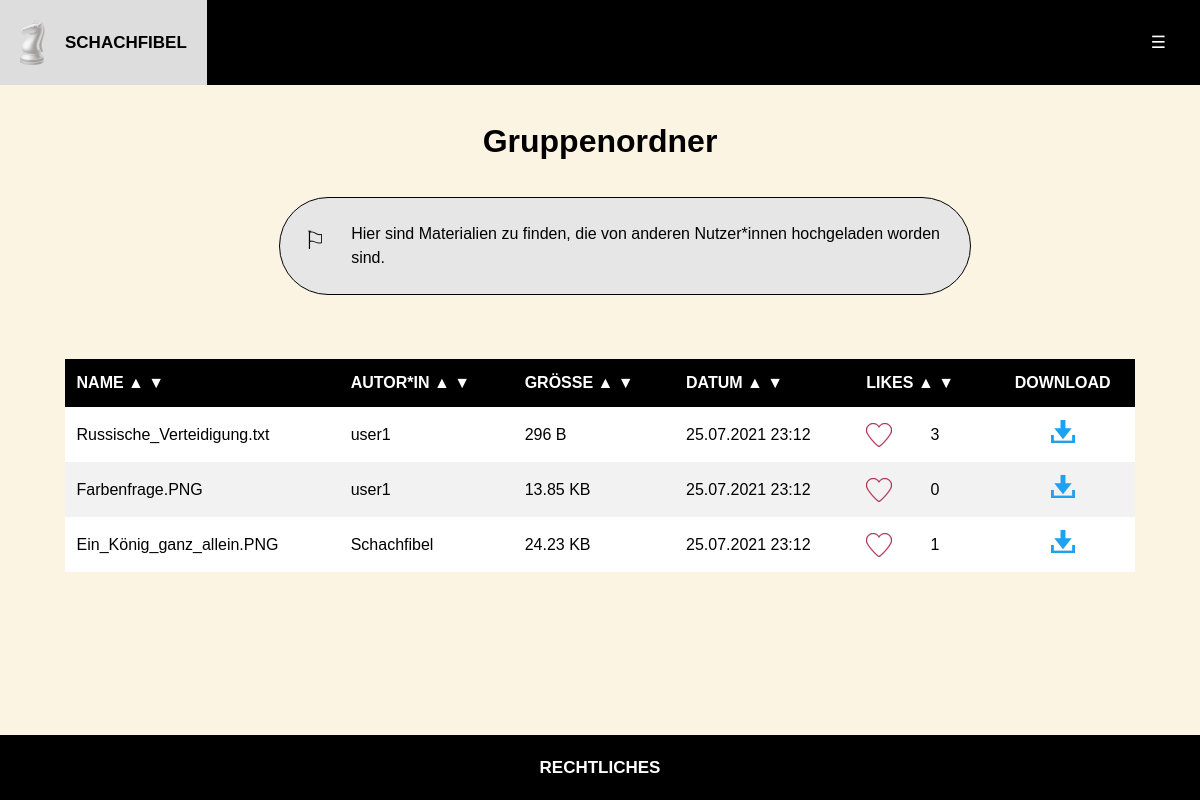
Screenshot of /gruppenordner.php with the database file from the repository.
### tables this page shows
CREATE TABLE gruppenordnerDatei (id INTEGER PRIMARY KEY AUTOINCREMENT,userID         INTEGER     NOT NULL,date           DATETIME    NOT NULL,path           TEXT        NOT NULL,size           DOUBLE      NOT NULL,name           VARCHAR(30)        UNIQUE  NOT NULL,FOREIGN KEY(userID) REFERENCES user(id));

CREATE TABLE user (id INTEGER PRIMARY KEY AUTOINCREMENT,name           VARCHAR(12) UNIQUE  NOT NULL,email          VARCHAR(30)            NOT NULL,password       VARCHAR(20)         NOT NULL,image          BLOB                                  NOT NULL,uniqKey        VARCHAR(40),confirm        INTEGER(1));

### php/DBSchachfibelDAOImpl.php (called while the page is built, shortened)
<?php require "php/SchachfibelDB.php"; ?>
<?php require "php/GruppenordnerFile.php"; ?>
<?php
class DBSchachfibelDAOImpl implements SchachfibelDAO {
    private $schachfibelDB;
    public function __construct() {
        $this->schachfibelDB = new SchachfibelDB();
        $createData = $this->schachfibelDB->existsStandardData();
    }
    public function getUser($id) {
        return $this->schachfibelDB->getUser($id);
    }
    public function getGruppenordnerFiles() {
        return $this->schachfibelDB->getGruppenordnerFiles();
    }
    public function getGruppenordnerFileLikes($fileId) {
        return $this->schachfibelDB->countGruppenordnerFileLikes($fileId);
    }
}
?>

### php/Database.php (called while the page is built, shortened)
<?php
class Database {
    private $pdo;
        public function __construct($userNameLimit, $emailLimit, $passwordLimit, $forumPostMessageLimit, $fileNameLimit) {
            try {
                $user = "root";
                $pw = null;
                $dsn = "sqlite:sqlite-pdo-schachfibel.db";
                $this->pdo = new PDO($dsn, $user, $pw);
            } catch (PDOException $e) {
                echo "Fehler: DB konnte nicht erstellt werden" . "<br>";
                echo $e->getMessage() . "<br>";
            }
        }
    public function getPDO() {
        return $this->pdo;
    }
}
?>

### php/SchachfibelDB.php (called while the page is built, shortened)
<?php require_once "Database.php"; ?>
<?php require_once "Utils.php"; ?>
<?php
class SchachfibelDB {
    private $pdo = null;
    public function existsStandardData() {
        try {
            if (file_exists("sqlite-pdo-schachfibel.db")) {
                $this->pdo = new Database(self::userNameLimit, self::emailLimit, self::passwordLimit, self::forumPostMessageLimit, self::fileNameLimit);
                $this->pdo = $this->pdo->getPDO();
                return true;
            } else {
                $this->pdo = new Database(self::userNameLimit, self::emailLimit, self::passwordLimit, self::forumPostMessageLimit, self::fileNameLimit);
                $this->pdo->createTables();
                $this->pdo = $this->pdo->getPDO();
                return false;
            }
        } catch (Exception $e) {
            echo "Fehler" . $e->getMessage(). "<br />";
        }
    }
		?>
		<?php
    private function countGruppenordnerFiles() {
        try {
            $sql =
				"SELECT COUNT(id)
               	FROM gruppenordnerDatei;";
            $stmt = $this->pdo->prepare($sql);
            $stmt->execute();
            return $stmt->fetchColumn();
        } catch (Exception $e) {
            echo "Fehler: Anzahl der Dateien konnte nicht gezählt werden <br/>";
            echo $e->getMessage() . "<br/>";
        }
    }
    public function getGruppenordnerFiles() {
        try {
            $this->pdo->beginTransaction();
			$gruppenordnerFiles = null;
            if ($this->countGruppenordnerFiles() > 0) {
                $gruppenordnerFiles = array();
                $i = 1;
                $fileID = 1;
                while ($i <= $this->countGruppenordnerFiles()) {
                    $file = $this->selectGruppenordnerDatei($fileID);
                    if ($file != null) {
                        $gruppenordnerFiles[$fileID] = new GruppenordnerFile($file["id"],
																			 $file["userID"],
																			 $file["date"],
																			 $file["path"],
																			 $file["size"],
																			 $file["name"]);
                        $i++;
                    }
                    $fileID++;
                }
                krsort($gruppenordnerFiles);
            }
			$this->pdo->commit();
            return $gruppenordnerFiles;
        } catch (Exception $e) {
            echo "Dateien konnten nicht geladen werden";
            echo $e->getMessage() . "<br/>";
            $this->pdo->rollBack();
            return null;
        }
    }
    private function selectGruppenordnerDatei($id) {
        try{
            $sql =
				"SELECT id, userID, date, path, size, name
				FROM gruppenordnerDatei
				WHERE id = :id";
            $stmt = $this->pdo->prepare($sql);
			$stmt->bindParam(":id", $id);
            $stmt->execute();
            while ($zeile = $stmt->fetchObject()) {
                $dataList = array("id" => $zeile->id,
								  "userID" => $zeile->userID,
								  "date" => $zeile->date,
								  "path" => $zeile->path,
								  "size" => $zeile->size,
								  "name" => $zeile->name);
                return $dataList;
            }
            return null;
        } catch (Exception $e) {
            echo "Fehler: Datei konnte nicht ausgelesen werden <br>";
            echo $e->getMessage() . "<br>";
            return null;
        }
    }
    private function verifyFileIdExists($fileId) {
        $sql =
			"SELECT COUNT(*)
			FROM gruppenordnerDatei
			WHERE id = :id;";
        $stmt = $this->pdo->prepare($sql);
		$stmt->bindParam(":id", $fileId);
        $stmt->execute();
    }
    public function countGruppenordnerFileLikes($gruppenordnerDateiID) {
        try{
            $this->pdo->beginTransaction();
            $this->verifyFileIdExists($gruppenordnerDateiID);
            $sql =
				"SELECT COUNT(gruppenordnerDateiID)
             	FROM gruppenordnerDateiLikes
              	WHERE gruppenordnerDateiID = :gruppenordnerDateiId;";
            $stmt = $this->pdo->prepare($sql);
			$stmt->bindParam(":gruppenordnerDateiId", $gruppenordnerDateiID);
            $stmt->execute();
            $likes = $stmt->fetchColumn();
            $this->pdo->commit();
            return $likes;
        } catch (Exception $e) {
            echo "Fehler: Die Anzahl an Likes für die Datei konnte nicht bestimmt werden <br>";
            echo $e->getMessage() . "<br>";
            $this->pdo->rollBack();
            return null;
        }
    }
    public function getUser($id) {
        try{
            $this->verifyUserId($id);
            $user = $this->selectUser($id);
            if($user !== null) {
                return array("name" => $user["name"], "image" => $user["image"]);
            }
         } catch (Exception $e) {
            return null;
         }
    }
   private function selectUser($id) {
        try {
            $this->pdo->beginTransaction();
            $valid =
                "SELECT *
                FROM user
                WHERE id = :id";
            $stmt = $this->pdo->prepare($valid);
            $stmt->bindParam(":id", $id);
            $stmt->execute();
            while ($zeile = $stmt->fetchObject()) {
                $userList = array("id" => $zeile->id,
                                  "name" => $zeile->name,
                                  "email" => $zeile->email,
                                  "image" => $zeile->image);
                $this->pdo->commit();
                return $userList;
            }
        } catch (Exception $e) {
            echo "Fehler: User konnte nicht gefunden werden" . "<br>";
            echo $e->getMessage() . "<br>";
            $this->pdo->rollBack();
            return null;
        }
    }
    private function countLoggedUser() {
        try{
            $sql =
                "SELECT COUNT(userID)
                FROM userLog;";
            $stmt = $this->pdo->prepare($sql);
            $stmt->execute();
            return $stmt->fetchColumn();
        } catch (Exception $e) {
            echo "Fehler: Anzahl angemeldeter User konnte nicht bestimmt werden." . "<br>";
            echo $e->getMessage(). "<br>";
            return 0;
        }
    }
    public function getLoggedUserID() {
        try{
            $this->pdo->beginTransaction();
            if ($this->countLoggedUser() == 0) {
                $this->pdo->commit();
                return 0;
            } else {
                $loggedUser = $this->isLoggedUser();
                $this->pdo->commit();
                return $loggedUser;
            }
        } catch (Exception $e) {
            echo "Fehler: Angemeldeter User konnte nicht bestimmt werden." . "<br>";
            echo $e->getMessage() . "<br>";
            $this->pdo->rollBack();
            return 0;
        }
    }
        private function verifyUserId($userId) {
            $sql =
				"SELECT COUNT(*)
				FROM user
				WHERE id = :id;";
            $command = $this->pdo->prepare($sql);
			$command->bindParam(":id", $userId);
            $command->execute();
        }
    }
?>

### php/extern.php (called while the page is built, shortened)
<?php require "php/DBSchachfibelDAOImpl.php"; ?>
<?php require_once "php/Utils.php"; ?>
<?php
    $SchachfibelDAO = new DBSchachfibelDAOImpl();
?>

### php/GruppenordnerFile.php (called while the page is built)
<?php
class GruppenordnerFile {
    private $fileId;
    private $userId;
    private $date;
    private $path;
    private $size;
    private $name;
    public function __construct($fileId, $userId, $date, $path, $size, $name) {
        $this->fileId = $fileId;
        $this->userId = $userId;
        $this->date = $date;
        $this->path = $path;
        $this->size = $size;
        $this->name = $name;
    }
    public function getFileId() {
		return $this->fileId;
	}
	public function getUserId() {
		return $this->userId;
	}
	public function getDate() {
		return $this->date;
	}
    public function getPath() {
		return $this->path;
	}
	public function getName() {
		return $this->name;
	}
    public function getSize() {
		return $this->size;
	}
}
?>

### php/Utils.php (called while the page is built, shortened)
<?php
class Utils {
    public static function convetStringToBytes($string) {
        if (substr($string, strlen($string) - 2, 2) == "MB") {
            $bytes = substr($string, 0, strlen($string) - 3);
            $test = floatval($bytes);
            return intval($test * self::MB);
        } else if (substr($string, strlen($string) - 2, 2) == "KB") {
            $bytes = substr($string, 0, strlen($string) - 3);
            $test = floatval($bytes);
            return intval($test * self::KB);
        } else if (substr($string, strlen($string) - 1, 1) == "B") {
            $bytes = substr($string, 0, strlen($string) - 2);
            return intval(floatval($bytes));
        }
    }
}
?>

### gruppenordner.php (the view, shortened to what this page needs)
<?php include "php/head.php"; ?>
<?php include "php/header.php"; ?>
<div class="section">
	<div class="grid-gruppenordner">
		<div class="text-gruppenordner">
			<header>Gruppenordner</header>
			<div class="infobox">
				<div class="infologo">&#9872;</div>
				<div class="infotext">Hier sind Materialien zu finden, die von anderen Nutzer*innen hochgeladen worden sind.</div>
			</div>
			<?php
                $gruppenordnerNamespace = "forumpost-";
                $gruppenordnerNamespaceLike = $gruppenordnerNamespace . "like-"; ?>
		</div>
		<div class="table-gruppenordner">
			<table id="verzeichnistable">
				<tr>
					<th id="fileName" onclick="sortTable(0)">Name</th>
					<th id="fileAuthor" onclick="sortTable(1)">Autor*in</th>
					<th id="fileSize" onclick="sortTable(2)">Größe</th>
					<th id="fileDate" onclick="sortTable(3)">Datum</th>
					<th id="fileLike" onclick="sortTable(4)">Likes</th>
					<th class="gruppenordner-icon">Download</th>
				</tr>
				<?php
                $gruppenordnerFiles = $SchachfibelDAO->getGruppenordnerFiles();
                if ($gruppenordnerFiles != null) {
                foreach ($gruppenordnerFiles as $index => $file) { ?>
				<tr>
					<?php
							$fileName = htmlspecialchars($file->getName());
                            $userName = $SchachfibelDAO->getUser($file->getUserId())["name"];
                            if ($userName == null) {
                                echo "Fehler: User konnte nicht gefunden werden" . "<br>";
                            } else {
                                $userName = htmlspecialchars($userName);
                            }
							$fileSize = htmlspecialchars($file->getSize());
							$fileDate = htmlspecialchars($file->getDate());
							$fileId = htmlspecialchars($file->getFileId());
							$fileLikes = htmlspecialchars($SchachfibelDAO->getGruppenordnerFileLikes($fileId));
							$filePath = htmlspecialchars($file->getPath());
						?>
					<td data-sort-data="<?php echo $fileName; ?>"><?php echo $fileName; ?></td>
					<td data-sort-data="<?php echo $userName; ?>"><?php echo $userName; ?></td>
					<td data-sort-data="<?php echo Utils::convetStringToBytes($fileSize); ?>"><?php echo $fileSize; ?></td>
					<td data-sort-data="<?php echo strtotime($fileDate); ?>"><?php echo $fileDate; ?></td>
					<td data-sort-data="<?php echo $fileLikes; ?>">
						<form method="post">
							<div class="verzeichnistable-iconcolumn">
								<?php
                                    if (isset($_SESSION["loggedUserId"])) {
                                    ?>
								<input type="image" id="forumpost-like-<?php echo $fileId; ?>" name="<?php echo $gruppenordnerNamespaceLike . $fileId; ?>" src="
                                    <?php
                                        if ($SchachfibelDAO->hasUserLikedGruppenordnerFile($fileId, $_SESSION["loggedUserId"]) == 1) { ?>
                                                images/icons/herz.png
                                    <?php } else { ?>
                                                images/icons/herz-leer.png
                                    <?php } ?>" alt="Herz">
								<input type="hidden" name="token" value="<?php echo $_SESSION["token"]; ?>" />
								<?php } else { ?>
								<img src="images/icons/herz-leer.png" alt="Herz">
								<?php } ?>
								<div class="<?php
                                    if (isset($_SESSION["loggedUserId"]) && $SchachfibelDAO->hasUserLikedGruppenordnerFile($fileId, $_SESSION["loggedUserId"])) {
                                        echo "gruppenordner-likes-true";
                                    } else {
                                        echo "gruppenordner-likes-false";
                                    } ?>">
									<?php
                                    $fileLikes = $SchachfibelDAO->getGruppenordnerFileLikes($fileId);
									$fileLikes = htmlspecialchars($fileLikes);
                                    if (isset($_SESSION["loggedUserId"])) { ?>
									<label for="forumpost-like-<?php echo $fileId; ?>">
										<?php echo $fileLikes; ?>
									</label>
									<?php
                                    } else {
                                        echo $fileLikes;
                                    }
                                    ?>
								</div>
							</div>
						</form>
					</td>
					<td class="gruppenordner-icon"><a href="<?php echo $filePath; ?>" download>
							<img src="images/icons/download.png" alt="Download">
						</a>
					</td>
				</tr>
				<?php }
            }
            ?>
			</table>
		</div>
	</div>
</div>
<?php include "php/footer.php"; ?>

### rows the page displays
gruppenordnerdatei: name "Russische_Verteidigung.txt", userID.image "user1", size "296 B", date "25.07.2021 23:12", id "3"
gruppenordnerdatei: name "Farbenfrage.PNG", userName "user1", size "13.85 KB", date "25.07.2021 23:12", fileLikes "0"
gruppenordnerdatei: name "Ein_König_ganz_allein.PNG", userID.image "Schachfibel", size "24.23 KB", date "25.07.2021 23:12", id "1"
